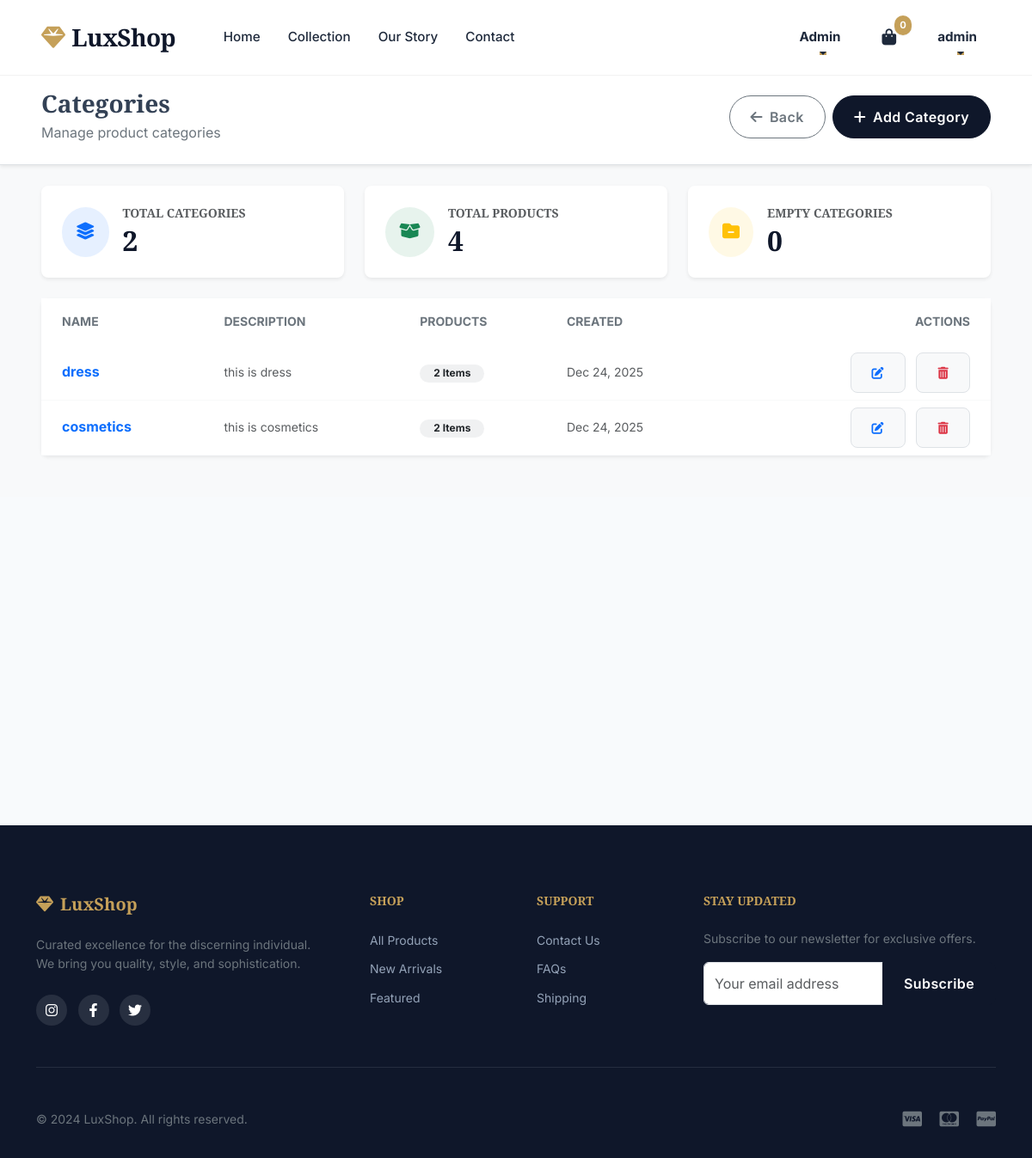
Page /admin-panel/categories/ (signed in) on the earlier database version.
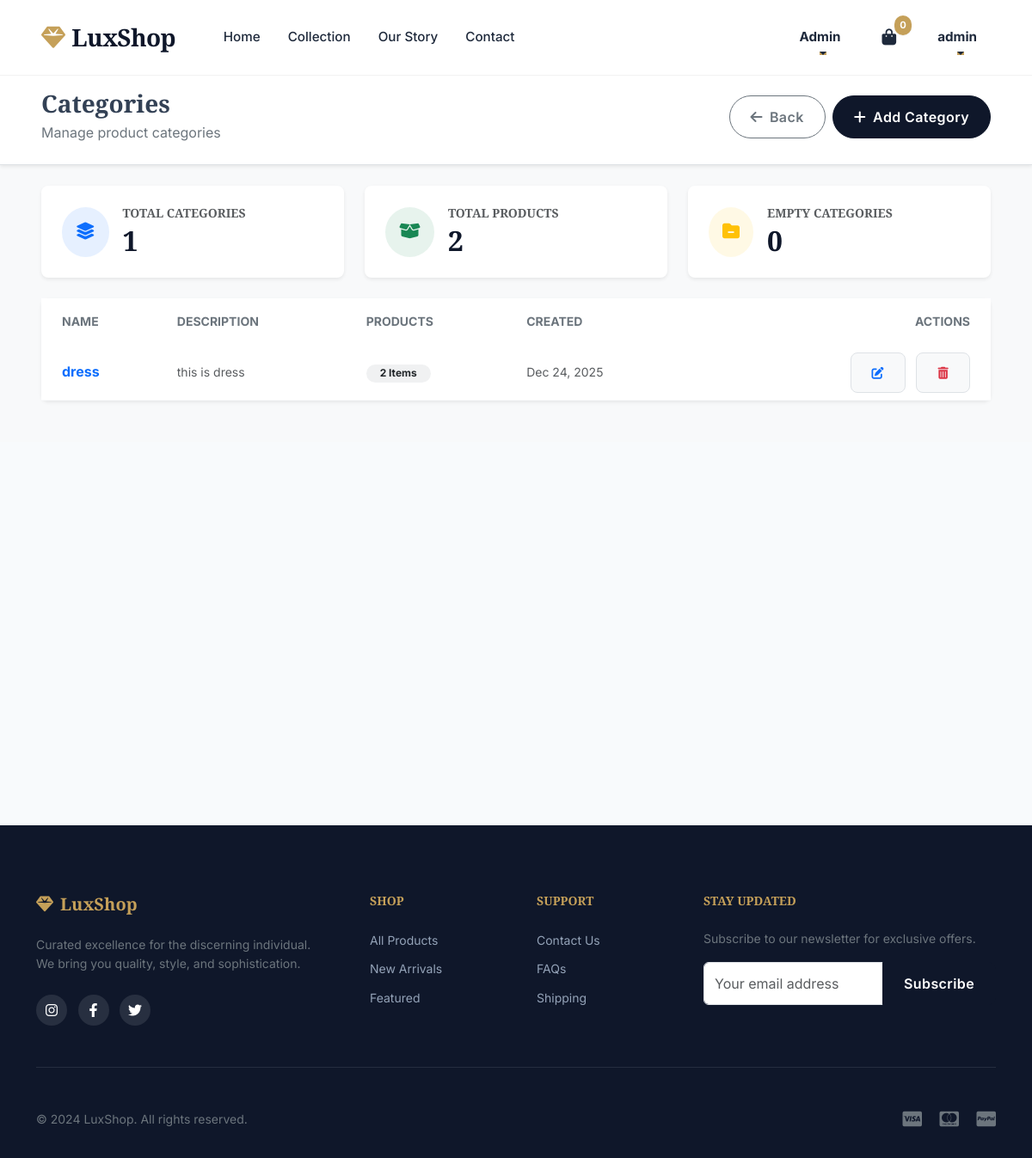
Same page on the later database version.
### myapp/models.py (models this page shows, shortened)
class Category(models.Model):
    name = models.CharField(max_length=100)
    description = models.TextField(blank=True)
    image = models.ImageField(upload_to='categories/', blank=True, null=True)
    created_at = models.DateTimeField(auto_now_add=True)

### myapp/views.py (the view)
# urls.py: path('admin-panel/categories/', views.admin_categories, name='admin_categories'),
@admin_required
def admin_categories(request):
    categories = Category.objects.all()
    total_products = Product.objects.count()
    active_categories = categories.count()
    empty_categories = categories.filter(product__isnull=True).distinct().count()
    return render(request, 'admin/categories.html', {
        'categories': categories,
        'total_products': total_products,
        'active_categories': active_categories,
        'empty_categories': empty_categories
    })

### myapp/views.py (called while the page is built)
def admin_required(view_func):
    @wraps(view_func)
    def _wrapped_view(request, *args, **kwargs):
        if not request.user.is_authenticated or request.user.userprofile.role != 'admin':
            messages.error(request, 'Access denied. Admin privileges required.')
            return redirect('home')
        return view_func(request, *args, **kwargs)
    return _wrapped_view

### myapp/templates/admin/categories.html (shortened to what the changed rows need)
{% extends 'base.html' %}
{% load static %}
{% block content %}
<div class="bg-light pb-5">
    <div class="bg-white border-bottom py-4 mb-4 shadow-sm">
        <div class="container-fluid px-lg-5">
            <div class="d-flex justify-content-between align-items-center flex-wrap gap-3">
                <div>
                    <h1 class="h3 fw-bold font-playfair mb-1">Categories</h1>
                </div>
            </div>
        </div>
    </div>
    <div class="container-fluid px-lg-5">
        <div class="row g-4 mb-4">
            <div class="col-md-4">
                <div class="card border-0 shadow-sm rounded-3 overflow-hidden">
                    <div class="card-body p-4 d-flex align-items-center">
                        <div>
                            <h6 class="text-muted text-uppercase small fw-bold mb-1">Total Categories</h6>
                            <h2 class="fw-bold mb-0">{{ active_categories }}</h2>
                        </div>
                    </div>
                </div>
            </div>
            <div class="col-md-4">
                <div class="card border-0 shadow-sm rounded-3 overflow-hidden">
                    <div class="card-body p-4 d-flex align-items-center">
                        <div>
                            <h6 class="text-muted text-uppercase small fw-bold mb-1">Total Products</h6>
                            <h2 class="fw-bold mb-0">{{ total_products }}</h2>
                        </div>
                    </div>
                </div>
            </div>
            <div class="col-md-4">
                <div class="card border-0 shadow-sm rounded-3 overflow-hidden">
                    <div class="card-body p-4 d-flex align-items-center">
                        <div>
                            <h2 class="fw-bold mb-0">{{ empty_categories }}</h2>
                        </div>
                    </div>
                </div>
            </div>
        </div>
        <div class="card border-0 shadow-sm rounded-3">
            <div class="card-body p-0">
                <div class="table-responsive">
                    <table class="table align-middle mb-0">
                        <thead class="bg-light">
                            <tr>
                                <th class="border-0 ps-4 py-3 text-secondary small fw-bold text-uppercase">Name</th>
                                <th class="border-0 py-3 text-secondary small fw-bold text-uppercase">Description</th>
                                <th class="border-0 py-3 text-secondary small fw-bold text-uppercase">Products</th>
                                <th class="border-0 py-3 text-secondary small fw-bold text-uppercase">Created</th>
                                <th class="border-0 py-3 pe-4 text-end text-secondary small fw-bold text-uppercase">
                                    Actions</th>
                            </tr>
                        </thead>
                        <tbody>
                            {% for category in categories %}
                            <tr class="hover-bg-light border-bottom border-light">
                                <td class="ps-4 fw-bold text-primary">{{ category.name }}</td>
                                <td class="text-muted small text-truncate" style="max-width: 300px;">
                                    {{ category.description|default:"No description" }}
                                </td>
                                <td>
                                    <span class="badge bg-secondary bg-opacity-10 text-dark rounded-pill px-3">
                                        {{ category.product_set.count }} Items
                                    </span>
                                </td>
                                <td class="text-muted small">{{ category.created_at|date:"M d, Y" }}</td>
                                <td class="text-end pe-4">
                                    <a href="{% url 'edit_category' category.id %}"
                                        class="btn btn-sm btn-light text-primary border me-2" title="Edit">
                                        <i class="fas fa-edit"></i>
                                    </a>
                                    <a href="{% url 'delete_category' category.id %}"
                                        class="btn btn-sm btn-light text-danger border" title="Delete"
                                        onclick="return confirm('Are you sure you want to delete this category? Products in this category will also be deleted.')">
                                        <i class="fas fa-trash-alt"></i>
                                    </a>
                                </td>
                            </tr>
                            {% endfor %}
                        </tbody>
                    </table>
                </div>
            </div>
        </div>
    </div>
</div>
{% endblock %}

Differences in the rows shown:
removed Category: name "cosmetics", description "this is cosmetics", product_set.count "2", created_at "Dec 24, 2025"
Other differences:
{{ active_categories }}: "2" → "1"
{{ total_products }}: "4" → "2"
